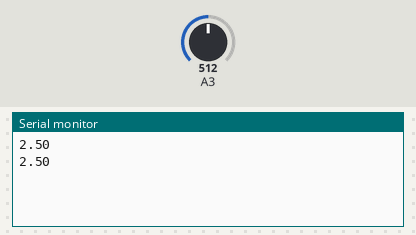
A sketch run on a simulated Arduino Uno, built with avr-gcc and run on an emulated ATmega328P. Shown: the last lines printed to the serial monitor. The inputs (shaded band) are chosen by the test bench; at power-on: A3 = 512.

Above: at 1.8 s.
1.9 s: A3 set to 716
At 2.8 s:
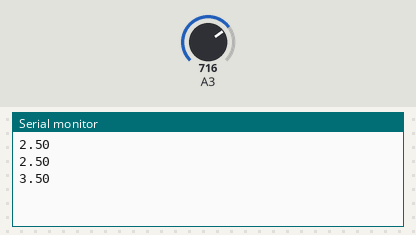
3.4 s: A3 set to 900
At 4.4 s:
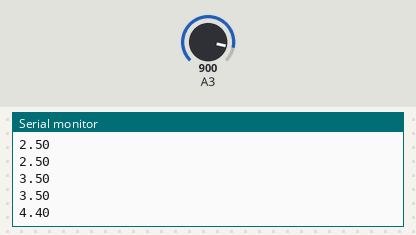
Timing chart, 0 to 6.4 s (numbered marks = the images above; inputs shaded):
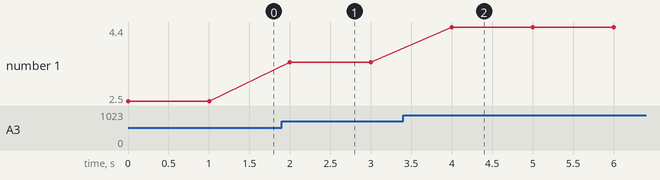

The sketch:

readVoltage.ino
```cpp
void setup() {
  // initialize serial communication at 9600 bits per second:
  Serial.begin(115200);
}

// the loop routine runs over and over again forever:
void loop() {
  // read the input on analog pin 0:
  int sensorValue = analogRead(A3);
  // Convert the analog reading (which goes from 0 - 1023) to a voltage (0 - 5V):
  float voltage = sensorValue * (5.0 / 1023.0);
  // print out the value you read:
  Serial.println(voltage);
  delay(1000);
}
```

Measured:
- after the input at 1.9 s, the serial monitor: prints a new line after 0.10 s (image 1)
- after the input at 3.4 s, the serial monitor: prints a new line after 0.60 s (image 2)
- plotted number 1: 2.5 → 3.5 after the input at 1.9 s, 3.5 → 4.4 after the input at 3.4 s
